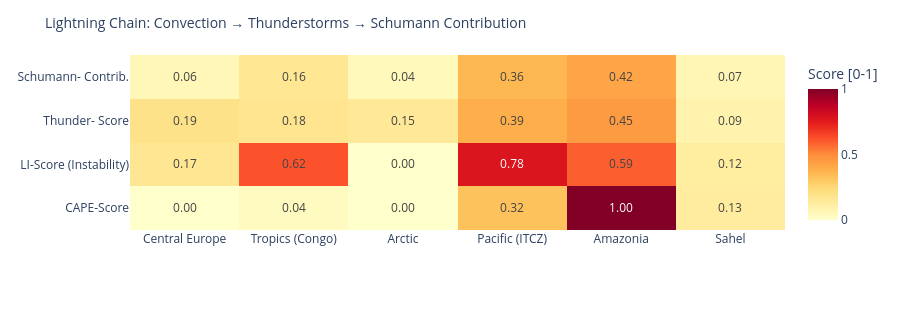

Notebook source saved alongside this figure:
### Code cell
# ============================================================
# LIGHTNING CHAIN: Convection → Thunderstorms → Schumann
# Shows the causal chain per measurement point as heatmap
# ============================================================

def cape_score(v):
    """CAPE → normalized score [0,1]"""
    if v is None or pd.isna(v): return 0.0
    return min(1.0, float(v) / 3000)

def li_score(v):
    """Lifted Index: negative = unstable → score [0,1]"""
    if v is None or pd.isna(v): return 0.3
    return min(1.0, max(0.0, (-float(v) + 6) / 12))

def cloud_score(v):
    if v is None or pd.isna(v): return 0.3
    return float(v) / 100

def thunder_score(row):
    """Kombinierter Gewitterwahrscheinlichkeits-Score
    CAPE + LI + Bedeckung + WMO-Gewitter + konvektiver Niederschlag (showers)
    Hinweis: X-Ray und Kp sind kein Bestandteil – nur geomagn./solarer Kontext.
    """
    cs = cape_score(row.get('cape'))
    ls = li_score(row.get('li'))
    cl = cloud_score(row.get('cloud'))
    t  = 1.0 if row.get('thunderstorm') else 0.0
    # Convective precipitation (showers) as additional indicator
    sh = min(1.0, (row.get('showers') or 0) / 5.0)
    return round(cs * 0.30 + ls * 0.25 + cl * 0.15 + t * 0.20 + sh * 0.10, 3)

def schumann_contribution(t_score, lat):
    """Schumann contribution: higher in tropics (±30°), scaled by thunderstorm score"""
    lat_weight = max(0.3, 1.0 - abs(lat) / 60)
    return round(t_score * lat_weight, 3)

df_atm['cape_score']   = df_atm.apply(lambda r: cape_score(r['cape']), axis=1)
df_atm['li_score']     = df_atm.apply(lambda r: li_score(r['li']),    axis=1)
df_atm['thunder_score']= df_atm.apply(lambda r: thunder_score(r.to_dict()), axis=1)
df_atm['schumann_contribution'] = df_atm.apply(
    lambda r: schumann_contribution(r['thunder_score'], r['lat']), axis=1)

metrics = ['cape_score', 'li_score', 'thunder_score', 'schumann_contribution']
labels  = ['CAPE-Score', 'LI-Score\n(Instability)', 'Thunder-\nScore', 'Schumann-\nContrib.']
z_data  = [df_atm[m].tolist() for m in metrics]

fig = go.Figure(go.Heatmap(
    z=z_data,
    x=df_atm['point'].tolist(),
    y=labels,
    colorscale='YlOrRd',
    zmin=0, zmax=1,
    text=[[f'{v:.2f}' for v in row] for row in z_data],
    texttemplate='%{text}', textfont=dict(size=12),
    colorbar=dict(title='Score [0-1]')
))
fig.update_layout(
    title=dict(text='Lightning Chain: Convection → Thunderstorms → Schumann Contribution', font=dict(size=14)),
    height=310,
    plot_bgcolor='rgba(0,0,0,0)', paper_bgcolor='rgba(0,0,0,0)',
    margin=dict(l=130, r=80, t=55, b=80)
)
fig.show()

### Figure 1 — Plotly figure (JSON) as saved in the notebook; plotly's stock layout.template omitted (floating-point values rounded to 4 significant figures)
{"data": [{"colorbar": {"title": {"text": "Score [0-1]"}}, "colorscale": [[0.0, "rgb(255,255,204)"], [0.125, "rgb(255,237,160)"], [0.25, "rgb(254,217,118)"], [0.375, "rgb(254,178,76)"], [0.5, "rgb(253,141,60)"], [0.625, "rgb(252,78,42)"], [0.75, "rgb(227,26,28)"], [0.875, "rgb(189,0,38)"], [1.0, "rgb(128,0,38)"]], "text": [["0.00", "0.04", "0.00", "0.32", "1.00", "0.13"], ["0.17", "0.62", "0.00", "0.78", "0.59", "0.12"], ["0.19", "0.18", "0.15", "0.39", "0.45", "0.09"], ["0.06", "0.16", "0.04", "0.36", "0.42", "0.07"]], "textfont": {"size": 12}, "texttemplate": "%{text}", "type": "heatmap", "x": ["Central Europe", "Tropics (Congo)", "Arctic", "Pacific (ITCZ)", "Amazonia", "Sahel"], "y": ["CAPE-Score", "LI-Score\n(Instability)", "Thunder-\nScore", "Schumann-\nContrib."], "z": [[0.0, 0.03667, 0.0, 0.3233, 0.9967, 0.13], [0.1667, 0.6167, 0.0, 0.775, 0.5917, 0.125], [0.192, 0.176, 0.15, 0.389, 0.454, 0.085], [0.058, 0.164, 0.045, 0.357, 0.416, 0.067]], "zmax": 1, "zmin": 0}], "layout": {"height": 310, "margin": {"b": 80, "l": 130, "r": 80, "t": 55}, "paper_bgcolor": "rgba(0,0,0,0)", "plot_bgcolor": "rgba(0,0,0,0)", "title": {"font": {"size": 14}, "text": "Lightning Chain: Convection → Thunderstorms → Schumann Contribution"}}}
